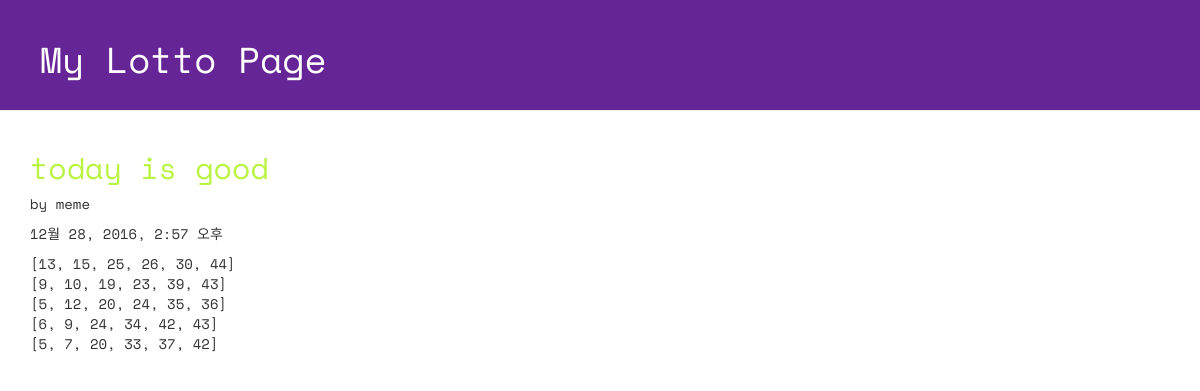
The app's page /lotto/7/detail/ with its own data.
### lotto/models.py (models this page shows, shortened)
class GuessNumbers(models.Model):
    name = models.CharField(max_length = 24)
    lottos = models.CharField(max_length = 255, default = '[1,2,3,4,5,6]')
    text = models.CharField(max_length = 255)
    num_lotto = models.IntegerField(default = 5)
    update_date = models.DateTimeField()

### lotto/views.py (the view)
# urls.py: url(r'^lotto/(?P<lottokey>[0-9]+)/detail/$', views.detail, name='detail'),
def detail(request, lottokey):
    lotto = GuessNumbers.objects.get(pk = lottokey)
    return render(request, "lotto/detail.html", {"lotto": lotto})

### lotto/templates/lotto/detail.html (shortened to what this page needs)
<!DOCTYPE html>
{% load staticfiles %}
<html lang="ko">
<head>
  <link rel="stylesheet" href="//maxcdn.bootstrapcdn.com/bootstrap/3.2.0/css/bootstrap.min.css">
  <link rel="stylesheet" href="//maxcdn.bootstrapcdn.com/bootstrap/3.2.0/css/bootstrap-theme.min.css">
  <link rel="stylesheet" href="{% static 'css/lotto.css'%}">
</head>
<body>
  <div class="page-header">
  <h1>My Lotto Page</h1>
  </div>
  <div class="container lotto">
    <h2>{{lotto.text}}</h2>
    <p> by {{lotto.name}}</p>
    <p> {{lotto.update_date}}</p>
    <p> {{lotto.lottos|linebreaksbr}}</p>
  </div>
</body>
</html>

### lotto/static/css/lotto.css (style rules this page uses)
.page-header { background-color: #652596; margin-top: 0; padding: 20px 20px 20px 40px; font-family: 'Space Mono', monospace; }
.page-header h1 { color: #FFFFFF; }
.container { font-family: 'Space Mono', monospace; }
.container h2 { color: #b9f442; }

### records on screen
GuessNumbers: text "today is good", name "meme", update_date "12월 28, 2016, 2:57 오후", lottos "[13, 15, 25, 26, 30, 44] [9, 10, 19, 23, 39, 43] [5, 12, 20, 24, 35, 36] [6, 9, 24, 34, 42, 43] [5, 7, 20, 33, 37, 42]"
